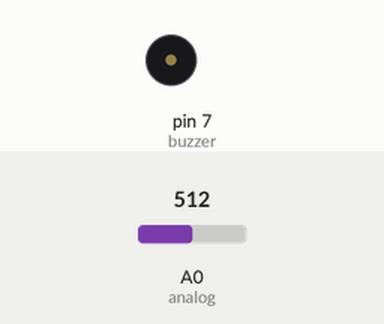
Recording of a sketch running on a simulated Arduino Uno, built with avr-gcc and run on an emulated ATmega328P. Parts: buzzer (waves = sounding). Inputs (shaded band) come from the test bench; at power-on: A0 (analog) = 512. What the sketch prints to the serial monitor is not drawn.

Above: at 1.8 s.
1.9 s: A0 (analog) set to 108
5.4 s: A0 (analog) set to 92
At 6.3 s:
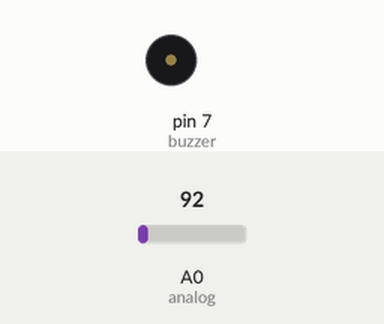
7.0 s: A0 (analog) set to 110
At 7.4 s:
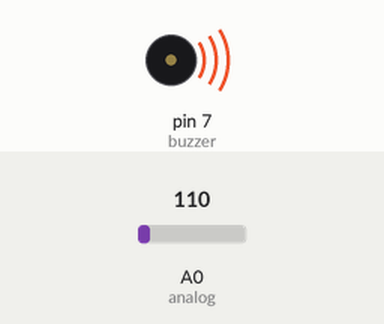
11.0 s: A0 (analog) set to 90
At 12.0 s:
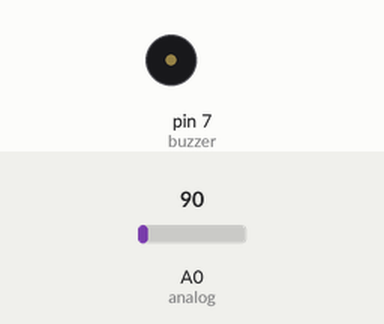
Timing chart, 0 to 13.5 s (numbered marks = the images above; inputs shaded):
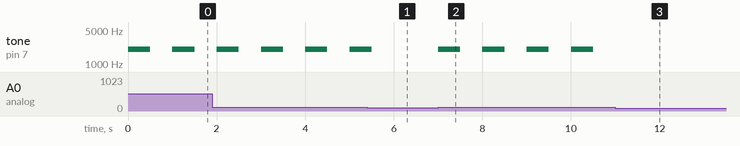

Measured:
- the behaviour switches between 101 and 100 on A0 (analog) (found by bisection; images 0 and 1)
- after the input at 5.4 s, tone on pin 7 (buzzer): goes on until 5.5 s, then stays silent
- after the input at 7.0 s, tone on pin 7 (buzzer): alternates 2000 Hz for 0.50 s and silent for 0.50 s, starting at once
- after the input at 11.0 s, tone on pin 7 (buzzer): stops changing and stays silent
- by itself, tone on pin 7 (buzzer): alternates 2000 Hz for 0.50 s and silent for 0.50 s

The sketch:

ar_serial.ino
```cpp
#include<SoftwareSerial.h>
int analog = A0;
const int buzzer =7;
const int limit = 100;
int gasvalue;
SoftwareSerial espserial(4,5); //rx,tx
void setup() {
  Serial.begin(115200);
  espserial.begin(115200);
  pinMode(analog,INPUT);
  pinMode(buzzer,OUTPUT);
}

void loop() {
  gasvalue=analogRead(analog);
  Serial.print("Pin A0: ");
  Serial.println(gasvalue);
  espserial.write(gasvalue);
  if(gasvalue>limit)
{
  espserial.write(1);
  tone(buzzer, 2000);
  delay(500);
  noTone(buzzer);
  delay(500);
}
else
{
  espserial.write(2);
  noTone(buzzer);
}
}
```
